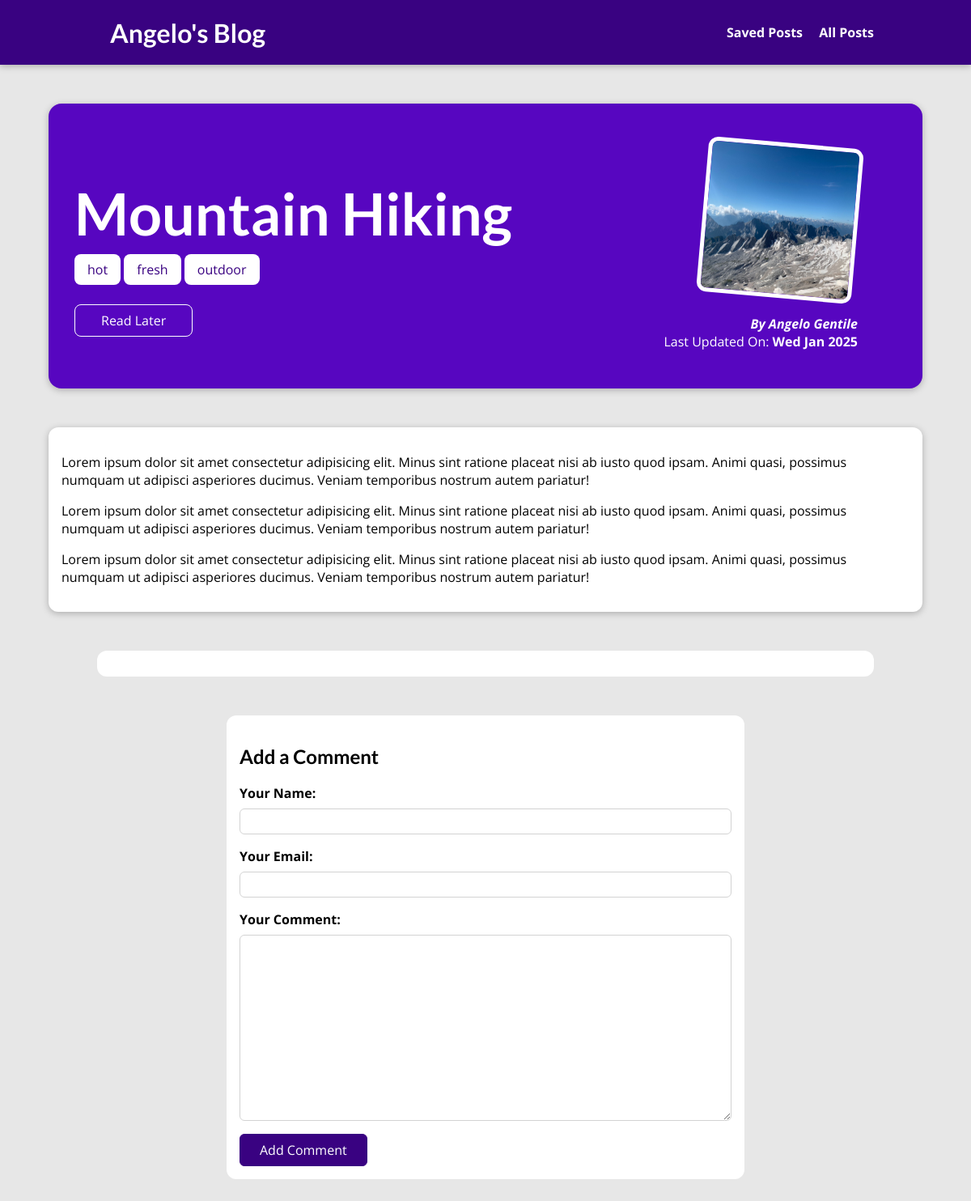
Screenshot of /posts/hiking-in-the-mountains with the database file from the repository.
### blog/models.py (models this page shows, shortened)
class Post(models.Model):
    title = models.CharField(max_length=50)
    excerpt = models.CharField(max_length=250)
    content = models.TextField(validators=[MinLengthValidator(25)])
    date = models.DateField(auto_now=True, null=True)
    image = models.ImageField(upload_to="posts")
    slug = models.SlugField(unique=True)
    author = models.ForeignKey(Author, on_delete=models.SET_NULL, null=True, related_name="posts")
    tags = models.ManyToManyField(Tag)

class Tag(models.Model):
    caption = models.CharField(max_length=20)

class Author(models.Model):
    first_name = models.CharField(max_length=25)
    last_name = models.CharField(max_length=25)
    email_address = models.EmailField()
    def __str__(self):
        return f'{self.first_name} {self.last_name}'

### blog/views.py (the view, shortened to what this page needs)
class PostDetailView(View):
    def is_stored_post(self, request, post_id):
        stored_posts = request.session.get("stored_posts")
        if stored_posts is not None:
            saved_for_later = post_id in stored_posts
        else:
            saved_for_later = False
        return saved_for_later
    def get(self, request, slug):
        post = get_object_or_404(Post, slug=slug)
        context = {
            "post": post,
            "post_tags": post.tags.all(),
            "comment_form": CommentForm(),
            "comments": post.comments.all().order_by("-id"),
            "saved_for_later": self.is_stored_post(request, post.id)
            }
        return render(request, "blog/post-detail.html", context)

### blog/forms.py
class CommentForm(forms.ModelForm):
    class Meta:
        model = Comment
        exclude = ["post"]
        labels = {
            "user_name": "Your Name",
            "user_email": "Your Email",
            "text": "Your Comment"
        }

### blog/templates/blog/post-detail.html (shortened to what this page needs)
{% extends "base.html" %}
{% load static %}
{% block css_files%}
    <link rel="stylesheet" href="{% static "blog/post-detail.css" %}"/>
{% endblock %}
{% block body %}
    <section id="summary">
        <h2>{{ post.title }}</h2>
        <div>
            {% for tag in post_tags %}
            <span class="tag">{{ tag.caption }}</span>
            {% endfor %}
        </div>
        <div id="read-later">
            <form action="{% url "read-later" %}" method="POST">
                <button>
                    {% if saved_for_later %}
                        Unfavorite Post
                    {% else %}
                        Read Later
                    {% endif %}</button>
            </form>
        </div>
        <article>
            <img src="{{ post.image.url }}" alt={{ post.title }} />
            <address>By <a href="mailto: {{ post.author.email_address }}">{{ post.author|title }}</a></address>
            <div>
                Last Updated On: <time>{{ post.date|date:"D M Y"}}</time>
            </div>
        </article>
    </section>
    <main>
        <p>
            {{ post.content|linebreaks }}
        </p>
    </main>
    <section id="comments">
    </section>
    <section id="comment-form">
        <h2>Add a Comment</h2>
        <form action="{% url "post-detail-page" post.slug %}" method="POST">
            {% for form_field in comment_form %}
                <div class="form-control {% if form_field.errors %}invalid{% endif %}">
                    {{ form_field.label_tag}}
                    {{ form_field }}
                </div>
            {% endfor %}
            <button>Add Comment</button>
        </form>
    </section>
{% endblock %}

### static/app.css (style rules this page uses)
* { box-sizing: border-box; }
html { font-family: 'Open Sans', 'Lato', sans-serif; }
body { margin: 0; }
h1, h2, h3 { font-family: 'Lato', sans-serif; font-weight: bold; }

### blog/static/blog/post-detail.css (style rules this page uses)
body { background-color: #e7e7e7; }
#summary { margin: 8rem auto 3rem auto; padding: 2rem; width: 90%; max-width: 90rem; border-radius: 16px; background-color: #5706c0; position: relative; box-shadow: 0 2px 8px rgba(0, 0, 0, 0.25); height: 22rem; }
#summary h2 { color: white; font-size: 4.5rem; margin-bottom: 1rem; }
#summary article { position: absolute; top: 2rem; right: 3rem; padding: 1rem 2rem; border-radius: 12px; text-align: right; color: white; }
#summary article img { width: 12rem; height: 12rem; border-radius: 12px; transform: rotateZ(5deg); border: 5px solid white; margin-bottom: 1rem; }
#summary address { font-weight: bold; }
#summary a { color: white; text-decoration: None; }
#summary time { font-weight: bold; }
#read-later { margin: 2rem 0; }
#read-later button { background-color: transparent; border: 1px solid white; padding: 0.5rem 2rem; font: inherit; color: white; cursor: pointer; border-radius: 8px; }
main { width: 90%; max-width: 90rem; margin: 3rem auto; background-color: white; padding: 1rem; border-radius: 12px; box-shadow: 0 2px 8px rgba(0, 0, 0, 0.25); }
.tag { background-color: white; color: #390281; padding: 0.5rem 1rem; border-radius: 8px; }
#comment-form { margin: 3rem auto; max-width: 40rem; width: 90%; border-radius: 12px; background-color: white; box-shadow: 0, 2px, 8px rgba(0, 0, 0, 0.25); padding: 1rem; }
#comment-form button { font: inherit; background-color: #390281; color: white; border: 1px solid #390281; padding: 0.5rem 1.5rem; border-radius: 6px; cursor: pointer; }
.form-control { margin-bottom: 1rem; }
.form-control label { font-weight: bold; margin-bottom: 0.5rem; display: block; }
.form-control input, .form-control textarea { display: block; width: 100%; font: inherit; padding: 0.25rem; border-radius: 6px; border: 1px solid lightgray; }
#comments { margin: 3rem auto; max-width: 60rem; width: 90%; border-radius: 12px; background-color: white; box-shadow: 0, 2px, 8px rgba(0, 0, 0, 0.25); padding: 1rem 2rem; }

### rows the page displays
Post: title "Mountain Hiking", image (picture), author "Angelo Gentile", date "Wed Jan 2025", content "Lorem ipsum dolor sit amet consectetur adipisicing elit. Minus sint ratione placeat nisi ab iusto quod ipsam. Animi quasi, possimus numquam ut adipisci asperiores ducimus. Veniam temporibus nostrum autem pariatur! Lorem ipsum dolor sit amet consectetur adipisicing elit. Minus sint ratione placeat nisi ab iusto quod ipsam. Animi quasi, possimus numquam ut adipisci asperiores ducimus. Veniam temporibus nostrum autem pariatur! Lorem ipsum dolor sit amet consectetur adipisicing elit. Minus sint ratione placeat nisi ab iusto quod ipsam. Animi quasi, possimus numquam ut adipisci asperiores ducimus. Veniam temporibus nostrum autem pariatur!"
Tag: caption "hot"
Tag: caption "fresh"
Tag: caption "outdoor"
